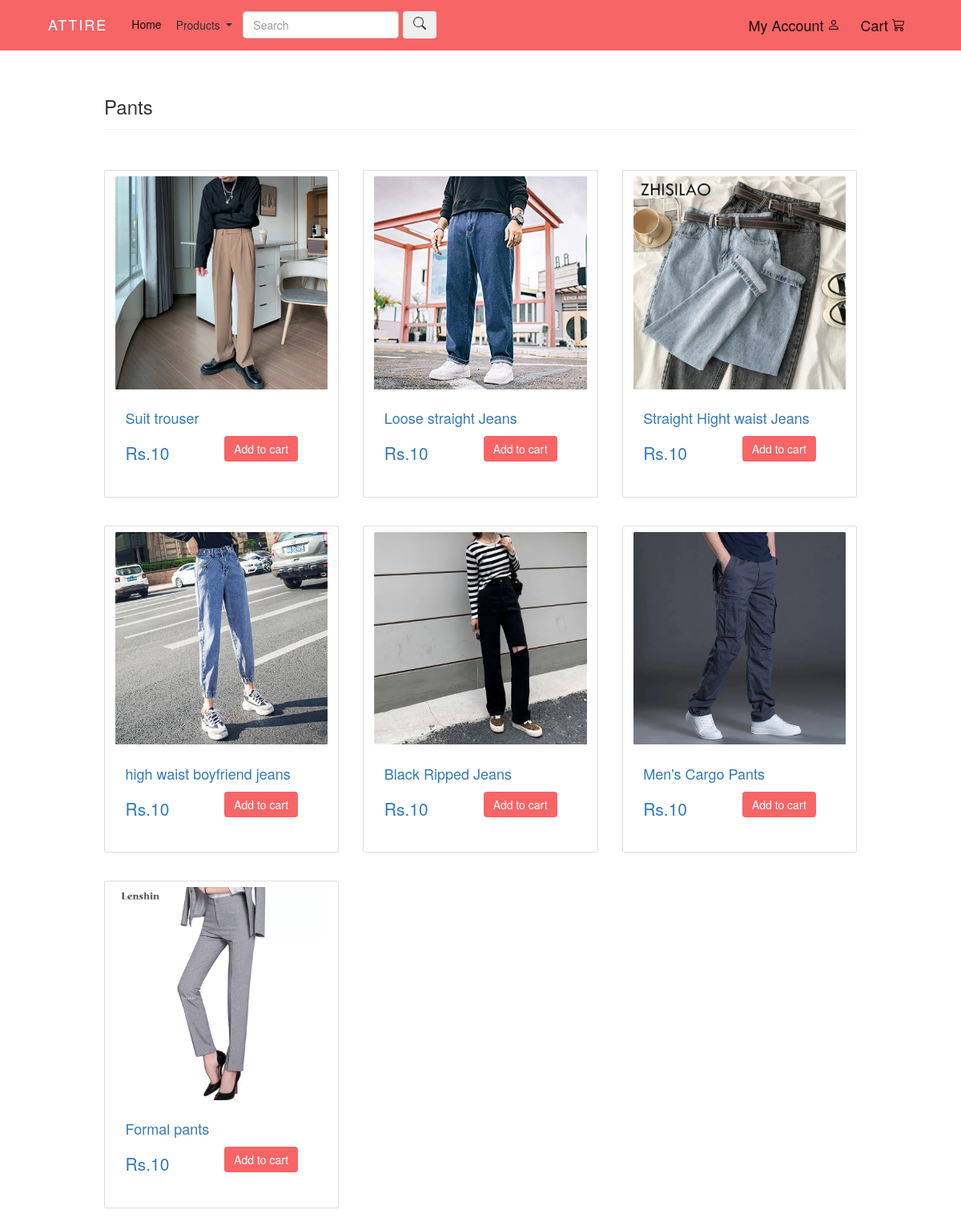
Screenshot of /products/pants/ with the database file from the repository.
### products/models.py (models this page shows, shortened)
class Products(models.Model):
    uuid = models.UUIDField(default=uuid.uuid4, unique=True, primary_key=True, editable=False)
    name = models.CharField(max_length=60, default='')
    price = models.IntegerField(default=0)
    description = models.CharField(max_length=500, default='', blank=True, null=True)
    color = models.CharField(max_length=250, default='', blank=True, null=True)
    stock = models.CharField(max_length = 200,choices= STOCK, default="")
    status = models.CharField(max_length = 200,choices= STATUS, default="")
    image = models.ImageField(upload_to='static/img/')
    category = models.CharField(choices=PRODUCTCATEGORY, default="All", max_length=100)
    quantity = models.IntegerField(null = False, blank = False , default = "1")

### products/views.py (the view)
# urls.py: path('pants/', views.pant, name ='pants'),
def pant(request):
    template_name ='products/pants.html'
    pants = Products.objects.filter(category="PANTS", status = "PUBLISH" )
    context = { 'pants': pants}
    return render(request,template_name,context)

### products/templates/products/pants.html (shortened to what this page needs)
{% load static %} {% comment %} {% extend "base.html" %} {% endcomment %}
    {% include 'home/base.html' %} {% block content %}
    <div>
         <div class="container" style = "padding : 10rem;">
          <h3>Pants</h3>
            <hr class="my-4">
          <div class = "row">
            {% for pant in pants %}
            <div class= "col-xl-4 col-lg-4 pt-4" >
              <a href = {% url 'product_detail' pant.uuid %} class = "btn">
                <div class="card">
                    <img src="{{pant.image.url}}" class="card-img-top" alt="img" >
                    <div class="caption card-body">
                                  <h4 class="group card-title inner list-group-item-heading">
                                    {{pant.name}}</h4>
                                  <div class="row">
                                      <div class="col-xs-12 col-md-6">
                                          <p class="lead">
                                            Rs.{{pant.price}}</p>
                                      </div>
                                      <div class="col-xs-12 col-md-6">
                                          <a class="btn btn-success" style = "background-color : #F76566 ;  border: none;" href= "/user/addtocart/{{pant.uuid}}/pants/">Add to cart</a>
                                      </div>
                                  </div>
                              </div>
                  </div>
                </a>
                </div>
            {% endfor %}
        </div>
        </div>
  </div>
  {% endblock %}

### rows the page displays
Products: image (picture), name "Suit trouser", price "10"
Products: image (picture), name "Loose straight Jeans", price "10"
Products: image (picture), name "Straight Hight waist Jeans", price "10"
Products: image (picture), name "high waist boyfriend jeans", price "10"
Products: image (picture), name "Black Ripped Jeans", price "10"
Products: image (picture), name "Men's Cargo Pants", price "10"
Products: image (picture), name "Formal pants", price "10"
